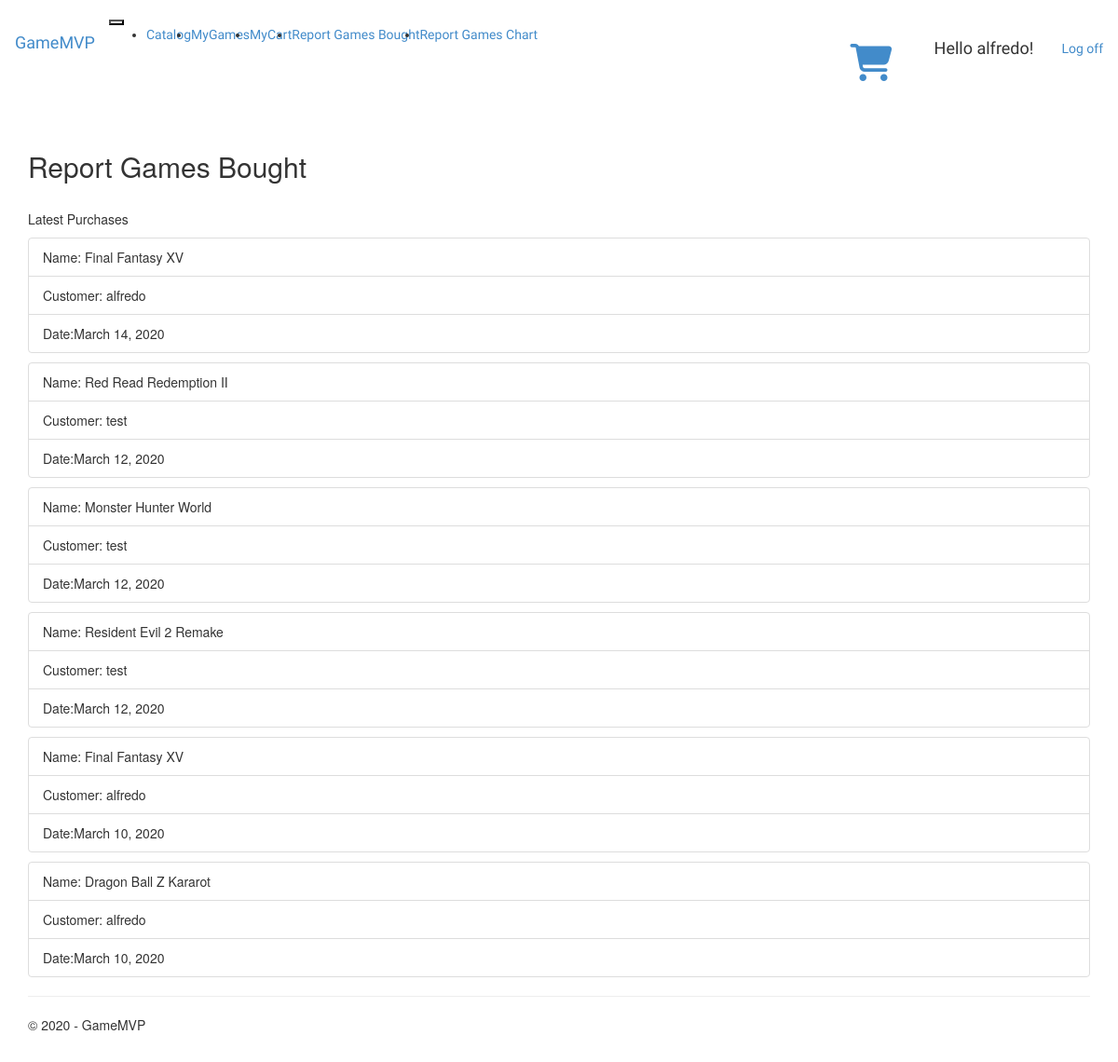
The app's page /Report_Bought/ (signed in) with its own data.
### app/models.py (models this page shows, shortened)
class mygames(models.Model):
    user=models.ForeignKey(settings.AUTH_USER_MODEL,on_delete=models.CASCADE)
    product=models.ForeignKey(Product,on_delete=models.CASCADE)
    productkey=models.CharField(max_length=255)
    dateofpurchase=models.DateField()

class Product(models.Model):
    name=models.CharField(max_length=255)
    description=models.TextField()
    front_Image=models.URLField()
    categories=models.ManyToManyField(category)
    tags=models.ManyToManyField(tag)
    price=models.FloatField()
    GameDate=models.DateField()

### app/views.py (the view)
# urls.py: path('Report_Bought/',views.Report_Bought,name="Report_Bought"),
def Report_Bought(request):
    assert isinstance(request,HttpRequest)
    current_user=request.user
    if current_user.is_staff ==False:
        return redirect(home)
    Bought_games=mygames.objects.all().select_related('product').select_related('user').order_by('-dateofpurchase')
    return render(
        request,
        'app/Report_bought.html',
        {
            'title':'Report Games Bought',
            'message':'Games Bought',
            'year':datetime.now().year,
            'Games':Bought_games
        })

### app/templates/app/Report_bought.html (shortened to what this page needs)
{% extends "app/layout.html" %}
{% block content %}
<link href="../../static/app/content/Catalog.css" rel="stylesheet" />
<h2>Report Games Bought</h2>
<br />
<p>Latest Purchases</p>
    {% for game in Games %}
<ul class="list-group list-group-horizontal" style="margin-top:10px; margin-bottom:10px;">
    <li class="list-group-item">Name: {{game.product.name}}  </li>
    <li class="list-group-item">Customer: {{game.user.username}}</li>
    <li class="list-group-item">Date:{{game.dateofpurchase}}</li>
</ul>
    {% endfor %}
{% endblock %}

### app/templates/app/loginpartial.html (shortened to what this page needs)
{% if user.is_authenticated %}
<form id="logoutForm" action="/logout/" method="post" class="navbar-right">
    <ul class="nav navbar-nav navbar-right">
        <li  class="cartbuttonMenu"><a href="{% url 'Cart' %}"><i class="fas fa-shopping-cart"></i></a> </li>
        <li><span class="navbar-brand">Hello {{ user.username }}!</span></li>
        <li><a href="javascript:document.getElementById('logoutForm').submit()">Log off</a></li>
    </ul>
</form>
{% else %}
<ul class="nav navbar-nav navbar-right">
    <li><a class="btn btn-primary" href="{% url 'login' %}">Log in</a></li>
</ul>
{% endif %}

### app/static/app/content/site.css (style rules this page uses)
body { padding-bottom: 20px; }
.cartbuttonMenu { padding: 5px; margin-left: 10px; margin-right: 10px; }
.cartbuttonMenu .fas { font-size:30pt; }

### records on screen
mygames: product.name "Final Fantasy XV", user.username "alfredo", dateofpurchase "March 14, 2020"
mygames: product.name "Red Read Redemption II", user.username "test", dateofpurchase "March 12, 2020"
mygames: product.name "Monster Hunter World", user.username "test", dateofpurchase "March 12, 2020"
mygames: product.name "Resident Evil 2 Remake", user.username "test", dateofpurchase "March 12, 2020"
mygames: product.name "Final Fantasy XV", user.username "alfredo", dateofpurchase "March 10, 2020"
mygames: product.name "Dragon Ball Z Kararot", user.username "alfredo", dateofpurchase "March 10, 2020"

### other values on screen
{{ user.username }} "alfredo"
